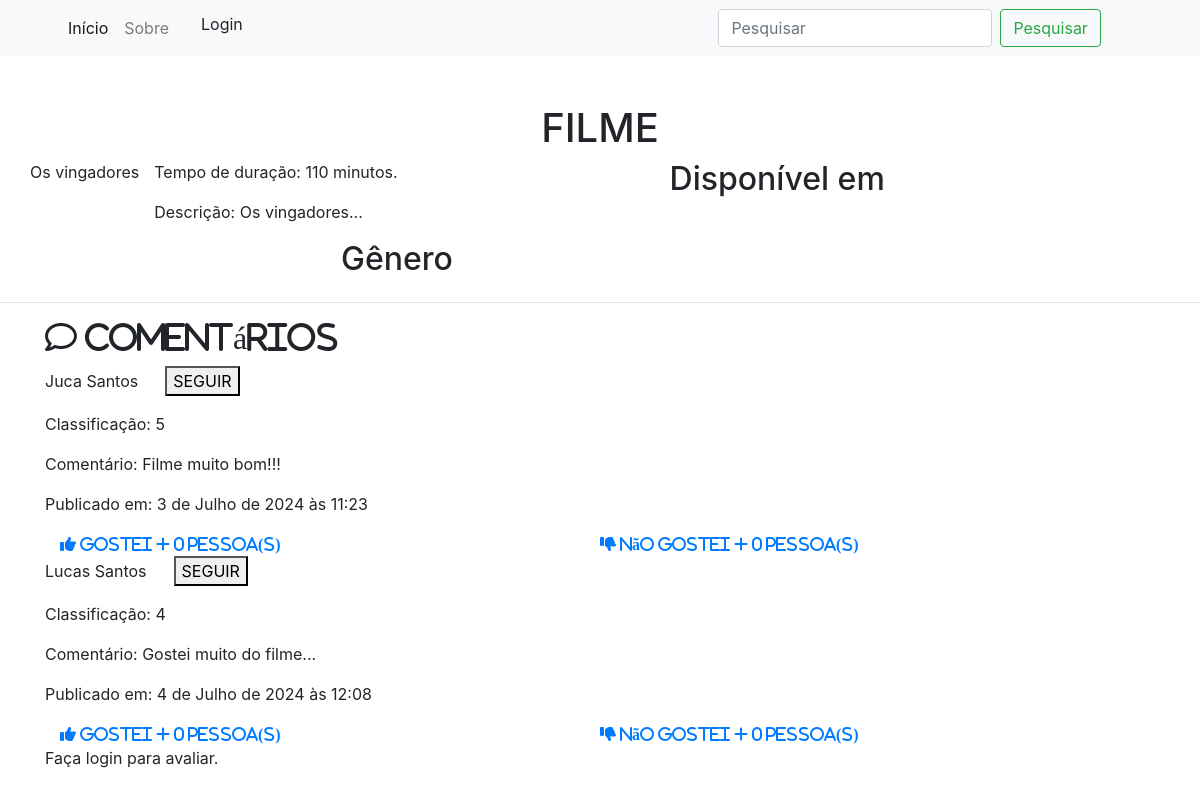
The page /getMovie/1/ on the database as committed earlier.
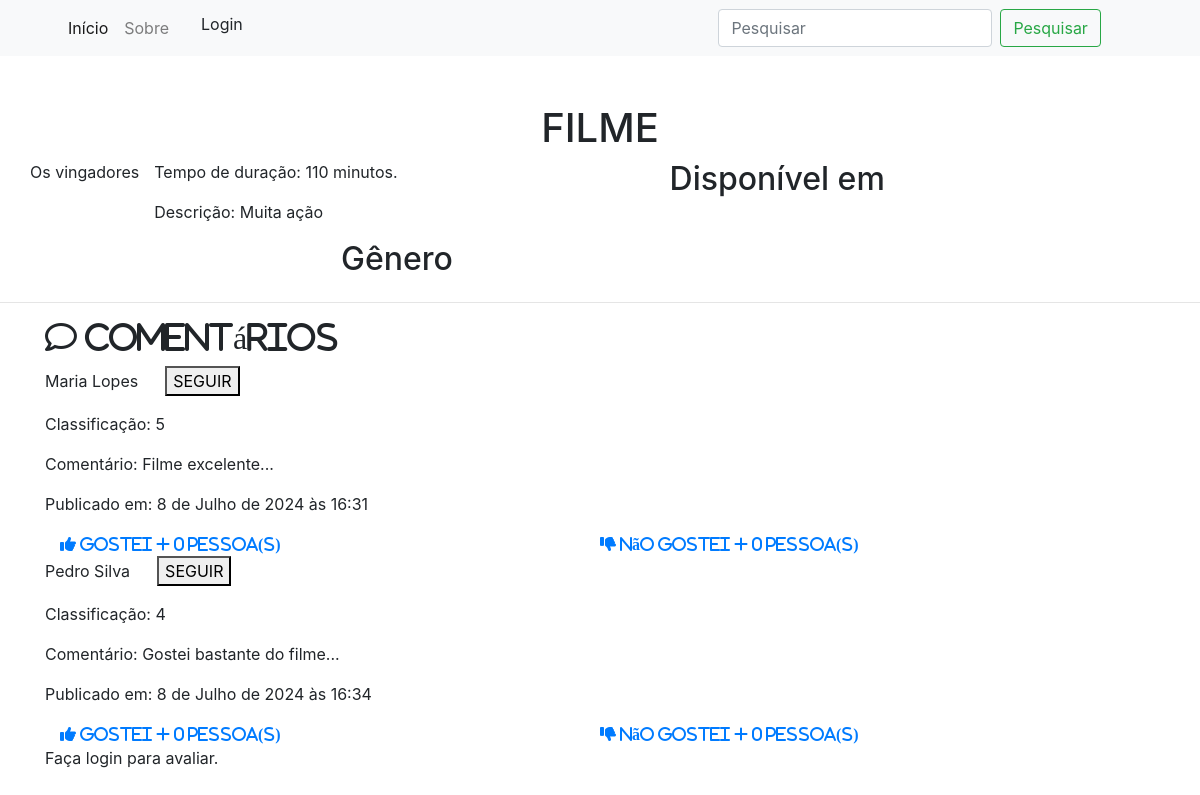
The same page on the database as committed later.
### movie/models.py (models this page shows, shortened)
class Movie(models.Model):
    name = models.CharField(max_length=100)
    duration = models.IntegerField()
    description = models.CharField(max_length=500)
    def __str__(self):
        return self.name

class Evaluation(models.Model):
    movie=models.ForeignKey(Movie, on_delete=models.CASCADE)
    user=models.ForeignKey(User, on_delete=models.CASCADE)
    classification = models.IntegerField()
    comment = models.CharField(max_length=100)
    publication = models.DateTimeField(auto_now_add=True)
    def full_likes(self):
        return self.likes.users.count()
    def full_dislikes(self):
        return self.dislikes.users.count()

### user/models.py (models this page shows, shortened)
class User(PermissionsMixin, AbstractBaseUser):
    username = models.CharField(max_length=32, unique=True, )
    email = models.EmailField(max_length=32, unique=True)
    number = models.CharField(max_length=32, blank=True, null=True)
    is_active = models.BooleanField(default=True)
    is_admin = models.BooleanField(default=False)
    is_staff = models.BooleanField(default=False)
    REQUIRED_FIELDS = ['username', 'number']
    USERNAME_FIELD = "email"
    objects = User_manager()
    def __str__(self):
        return self.username

### movie/views.py (the view)
# urls.py: path('getMovie/<str:pk>/', views.getMovie, name='getMovie'),
def getMovie(request, pk):
    movie = Movie.objects.get(id=pk)
    list_genre_movie = GenreMovie.objects.filter(movie__id=pk)
    genres = Genre.objects.all()
    list_streaming_movie = MovieStreaming.objects.filter(movie__id=pk)
    platforms = Platform.objects.all()
    evaluation = Evaluation.objects.filter(movie__id=pk)
    like = Like.objects.all()
    follow = Follow.objects.all()
    context = {
        'genres': genres,
        'movie': movie,
        'list_genre_movie':list_genre_movie,
        'platforms':platforms,
        'list_streaming_movie':list_streaming_movie,
        'evaluation': evaluation,
        'like':like,
        'follow':follow,
        }
    return render(request, 'showMovie.html', context)

### movie/templates/showMovie.html (shortened to what the changed rows need)
<!DOCTYPE html>
<html lang="pt-br">
<head>
  <link rel="stylesheet" href="https://stackpath.bootstrapcdn.com/bootstrap/4.1.3/css/bootstrap.min.css"
>
  <link href="https://cdnjs.cloudflare.com/ajax/libs/font-awesome/6.0.0/css/all.min.css" rel="stylesheet">
</head>
<body>
  <h1 class="text-center mt-5">FILME </h1>
  <section>
    <div class="container">
      <div class="row">
        {{ movie }}
        <div class="col-sm">
          <div>
            <p>Tempo de duração: {{movie.duration}} minutos.</p>
            <p>Descrição: {{movie.description}} </p>
          </div>
          <h2 class="text-center">Gênero </h2>
        </div>
        <div class="col-sm">
          <h2> Disponível em </h2>
        </div>
      </div>
    </div>
  </section>
  <section>
    <div class="container">
      <h2> <i class="fa-regular fa-comment"> Comentários </i></h2>
      <div>
        {%for element in evaluation%}
        {%if user.is_authenticated %}
        {% if user.users in element.user.followers.filter%}
        <p>{{element.user}} &nbsp;&nbsp;&nbsp;&nbsp;
          <button type="button" onclick="userFollower('{{element.user.id}}')"> SEGUINDO </button>
        </p>
        {%else%}
        <p>{{element.user}} &nbsp;&nbsp;&nbsp;&nbsp;
          <button type="button" onclick="userFollower('{{element.user.id}}')"> SEGUIR</button>
        </p>
{%endif%}
        {%else%}
        <p>{{element.user}} &nbsp;&nbsp;&nbsp;&nbsp;
          <button type="button" onclick="userFollower('{{element.user.id}}')"> SEGUIR </button>
        </p>
        {%endif%}
        <p>Classificação: {{element.classification}}</p>
        <p>Comentário: {{element.comment}}</p>
        <p>Publicado em: {{element.publication}}</p>
        <div class="container row">
          <div class="col-sm">
            <a href="/like/{{element.id}}/">
              <i class=" fas fa-thumbs-up pr-2">
                {%if element.full_likes%}
                Gostei + {{element.full_likes}} pessoa(s)
                {%else%} Gostei + 0 pessoa(s)
                {%endif%}
              </i>
            </a>
          </div>
          <div class="col-sm">
            <a href="/dislike/{{element.id}}/">
              <i class="fas fa-thumbs-down pr-2">
                {%if element.full_dislikes%}
                Não gostei + {{element.full_dislikes}} pessoa(s)
                {%else%} Não gostei + 0 pessoa(s)
                {%endif%}
              </i>
            </a>
          </div>
        </div>
        {%endfor%}
      </div>
      {% if user.is_authenticated %}
      <div>
        <button type="button" class="btn btn-primary" data-toggle="modal" data-target="#modalExemplo">
          AVALIAR
        </button>
        <div class="modal fade" id="modalExemplo" tabindex="-1" role="dialog" aria-labelledby="exampleModalLabel"
          aria-hidden="true">
          <div class="modal-dialog" role="document">
            <div class="modal-content">
              <div class="modal-header">
                <h5 class="modal-title" id="exampleModalLabel">AVALIAÇÃO DO FILME</h5>
                <button type="button" class="close" data-dismiss="modal" aria-label="Fechar">
                  <span aria-hidden="true">&times;</span>
                </button>
              </div>
              <div class="modal-body">
                <form id="form" action="/evaluation/" method="POST">
                  {% csrf_token %}
                  <input type="hidden" id="idMovie" name="idMovie" value="{{movie.id}}"><br>
                  <select class="form-control" name="cla">
                    <option value="1">RUIM</option>
                    <option value="2">MEDIANO</option>
                    <option value="3">BOM</option>
                    <option value="4">MUITO BOM</option>
                    <option value="5">EXCELENTE</option>
                  </select>
                  <label for="fcomment">Comentário.</label><br>
                  <input type="text" id="fcomment" name="fcomment"><br>
                  <input class="btn btn-primary" type="submit" id="add" value="AVALIAR">
                </form>
              </div>
              <!-- <div class="modal-footer">
              <button type="button" class="btn btn-secondary" data-dismiss="modal">Fechar</button>
              <button type="button" class="btn btn-primary">Salvar mudanças</button>
            </div>  -->
            </div>
          </div>
        </div>
        {%else%}
      </div>
      {%endif%}
  </section>
</body>
</html>

Rows that differ between the two databases and show on the page:
changed Movie "Os vingadores": description "Os vingadores..." → "Muita ação"
changed Evaluation: user "Juca Santos" → "Maria Lopes"; comment "Filme muito bom!!!" → "Filme excelente..."; publication "3 de Julho de 2024 às 11:23" → "8 de Julho de 2024 às 16:31"
changed Evaluation: user "Lucas Santos" → "Pedro Silva"; comment "Gostei muito do filme..." → "Gostei bastante do filme..."; publication "4 de Julho de 2024 às 12:08" → "8 de Julho de 2024 às 16:34"
